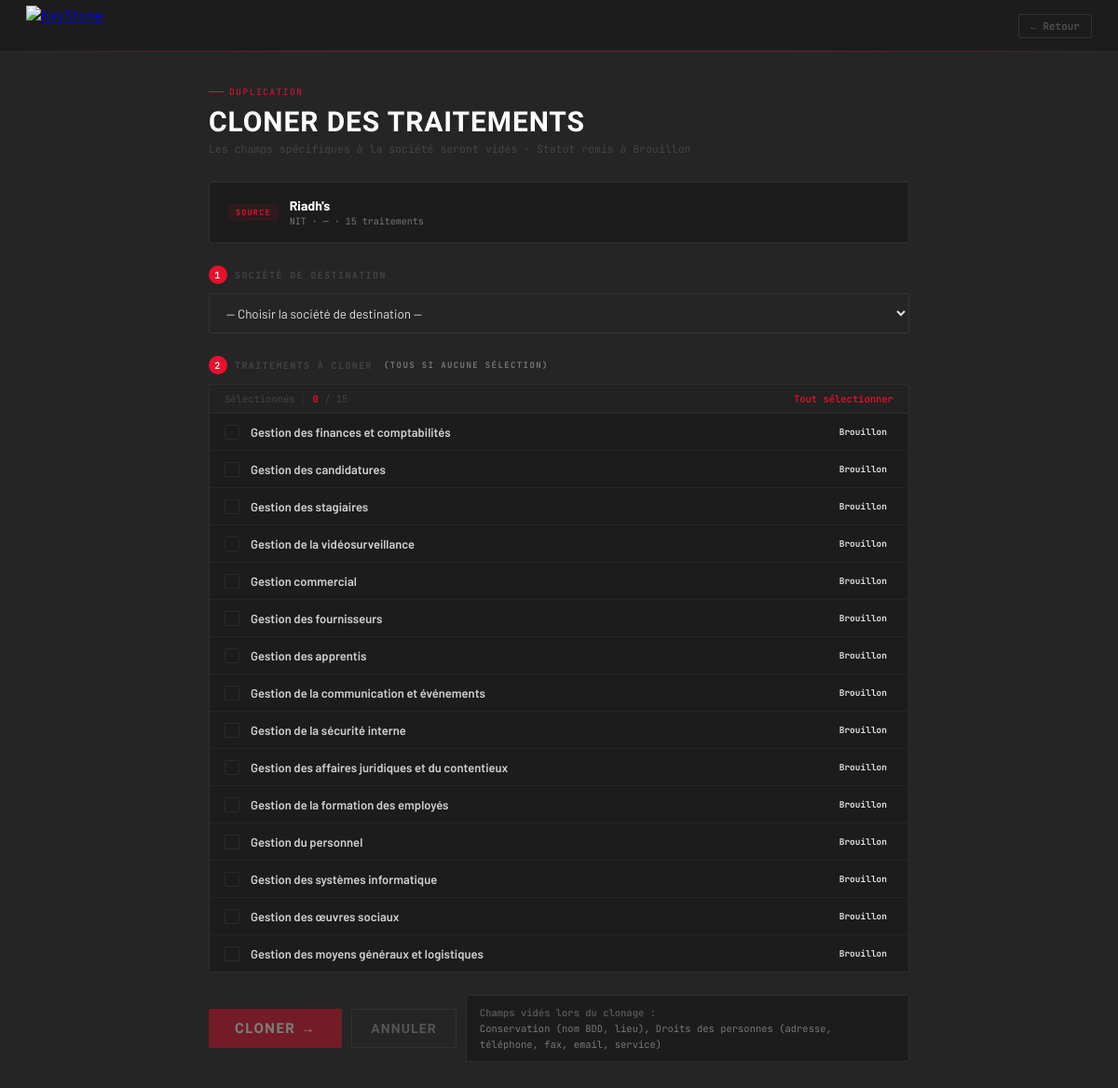
Screenshot of /company/1/clone (signed in) with the database file from the repository.
### app.py (models this page shows, shortened)
class Company(db.Model):
    id          = db.Column(db.Integer, primary_key=True)
    name        = db.Column(db.String(200), nullable=False)
    nit         = db.Column(db.String(50), nullable=False)
    logo_path   = db.Column(db.String(300), default='')   # relative path under static/
    created_at  = db.Column(db.DateTime, default=datetime.utcnow)
    traitements = db.relationship('Traitement', backref='company',
                                   lazy=True, cascade='all, delete-orphan')

class Traitement(db.Model):
    id             = db.Column(db.Integer, primary_key=True)
    company_id     = db.Column(db.Integer, db.ForeignKey('company.id'), nullable=False)
    name           = db.Column(db.String(200), nullable=False)
    status         = db.Column(db.String(20), default='brouillon')
    traitement_type= db.Column(db.String(100), default='')   # knowledge base type
    data           = db.Column(db.Text, default='{}')
    created_at     = db.Column(db.DateTime, default=datetime.utcnow)
    updated_at     = db.Column(db.DateTime, default=datetime.utcnow, onupdate=datetime.utcnow)

### app.py (the view, shortened to what this page needs)
@app.route('/company/<int:cid>/clone', methods=['GET','POST'])
def company_clone(cid):
    src = Company.query.get_or_404(cid)
    companies = Company.query.filter(Company.id != cid).order_by(Company.name).all()
    if request.method == 'GET':
        traitements = Traitement.query.filter_by(company_id=cid).all()
        return render_template('clone.html', source=src,
                               traitements=traitements, companies=companies)

### app.py (called while the page is built)
def logged_in():
    return session.get('auth') == 'ok'

@app.before_request
def require_login():
    public = ['login', 'static']
    if request.endpoint in public: return
    if not logged_in():
        if request.path.startswith('/api/'):
            return jsonify({"error": "Unauthorized"}), 401
        return redirect(url_for('login'))

### templates/clone.html (shortened to what this page needs)
<!DOCTYPE html>
<html lang="fr">
<head>
</head>
<body>
<div class="topbar">
  <div class="brand">
    <a href="/"><img src="https://www.keystone.tn/wp-content/uploads/2019/05/Key-W-logo.png" alt="KeyStone" style="height:44px;width:auto;display:block"></a>
  </div>
  <a href="/company/{{ source.id }}" class="tbtn">← Retour</a>
</div>
<div class="main">
  <div class="page-tag">Duplication</div>
  <div class="page-title">Cloner des traitements</div>
  <div class="page-sub">Les champs spécifiques à la société seront vidés · Statut remis à Brouillon</div>
  <div class="src-box">
    <div>
      <div class="src-name">{{ source.name }}</div>
      <div class="src-nit">NIT · {{ source.nit }} · {{ traitements|length }} traitement{% if traitements|length!=1 %}s{% endif %}</div>
    </div>
  </div>
  <form action="/company/{{ source.id }}/clone" method="POST" id="clone-form">
    <div class="step">
      <div class="step-label"><div class="step-num">1</div>Société de destination</div>
      <select name="target_company" class="target-select" required id="target-sel" onchange="updateBtn()">
        <option value="">— Choisir la société de destination —</option>
      </select>
    </div>
    <div class="step">
      <div class="step-label"><div class="step-num">2</div>Traitements à cloner <span style="font-size:9px;color:#777;margin-left:4px">(tous si aucune sélection)</span></div>
      <div class="t-list">
        <div class="sel-bar">
          <div class="sel-count">Sélectionnés : <span id="sel-count">0</span> / {{ traitements|length }}</div>
          <button type="button" class="sel-all-btn" onclick="toggleAll()">Tout sélectionner</button>
        </div>
        {% for t in traitements %}
        <div class="t-item" onclick="toggleItem(this, '{{ t.id }}')" id="item-{{ t.id }}">
          <div class="t-check"></div>
          <div class="t-name">{{ t.name }}</div>
          <span class="t-status s-{{ t.status }}">
            {% if t.status=='brouillon' %}Brouillon{% elif t.status=='pret' %}Prêt{% else %}Soumis{% endif %}
          </span>
        </div>
        {% endfor %}
      </div>
    </div>
    <div class="actions">
      <button type="submit" class="btn-clone" id="clone-btn" disabled>Cloner →</button>
      <a href="/company/{{ source.id }}" class="btn-cancel">Annuler</a>
      <div class="clear-note">
        <strong>Champs vidés lors du clonage :</strong><br>
        Conservation (nom BDD, lieu), Droits des personnes (adresse, téléphone, fax, email, service)
      </div>
    </div>
  </form>
</div>
</body>
</html>

### rows the page displays
Company: name "Riadh's", nit "—"
Traitement: name "Gestion des finances et comptabilités", status "Brouillon"
Traitement: name "Gestion des candidatures", status "Brouillon"
Traitement: name "Gestion des stagiaires", status "Brouillon"
Traitement: name "Gestion de la vidéosurveillance", status "Brouillon"
Traitement: name "Gestion commercial", status "Brouillon"
Traitement: name "Gestion des fournisseurs", status "Brouillon"
Traitement: name "Gestion des apprentis", status "Brouillon"
Traitement: name "Gestion de la communication et événements", status "Brouillon"
Traitement: name "Gestion de la sécurité interne", status "Brouillon"
Traitement: name "Gestion des affaires juridiques et du contentieux", status "Brouillon"
Traitement: name "Gestion de la formation des employés", status "Brouillon"
Traitement: name "Gestion du personnel", status "Brouillon"
Traitement: name "Gestion des systèmes informatique", status "Brouillon"
Traitement: name "Gestion des œuvres sociaux", status "Brouillon"
Traitement: name "Gestion des moyens généraux et logistiques", status "Brouillon"

### other values shown
{{ traitements|length }} "15"
